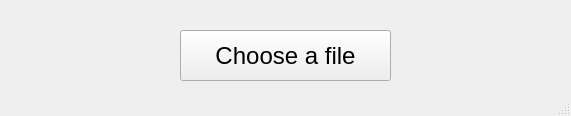
<?xml version="1.0" encoding="UTF-8"?>
<ui version="4.0">
 <class>ClientWindow</class>
 <widget class="QMainWindow" name="ClientWindow">
  <property name="geometry">
   <rect>
    <x>0</x>
    <y>0</y>
    <width>571</width>
    <height>116</height>
   </rect>
  </property>
  <property name="windowTitle">
   <string>ClientWindow</string>
  </property>
  <widget class="QWidget" name="centralwidget">
   <widget class="QPushButton" name="chooseFileButton">
    <property name="geometry">
     <rect>
      <x>180</x>
      <y>30</y>
      <width>211</width>
      <height>51</height>
     </rect>
    </property>
    <property name="font">
     <font>
      <pointsize>18</pointsize>
     </font>
    </property>
    <property name="layoutDirection">
     <enum>Qt::LeftToRight</enum>
    </property>
    <property name="text">
     <string>Choose a file</string>
    </property>
    <property name="autoDefault">
     <bool>false</bool>
    </property>
    <property name="default">
     <bool>false</bool>
    </property>
   </widget>
  </widget>
  <widget class="QStatusBar" name="statusbar"/>
 </widget>
 <resources/>
 <connections/>
</ui>
